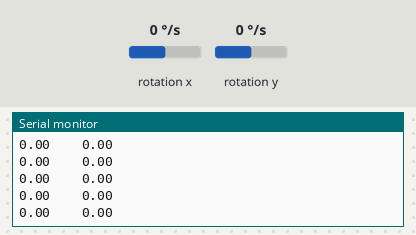
A sketch run on a simulated Arduino Uno, built with avr-gcc and run on an emulated ATmega328P. Parts: the last lines printed to the serial monitor. Wiring (inferred from the names in the program): MPU-6050 motion sensor at I2C address 0x68. Inputs (shaded band) come from the test bench; at power-on: rotation x 0 °/s, rotation y 0 °/s.

Above: at 1.4 s.
1.5 s: rotation x set to -192 °/s
At 1.58 s:
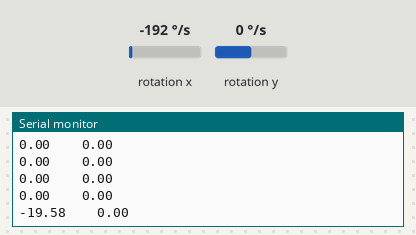
3.0 s: rotation y set to -192 °/s
At 3.0 s:
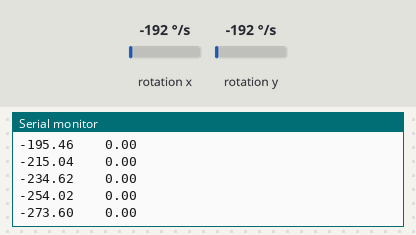
4.5 s: rotation x set to -100 °/s
At 4.53 s:
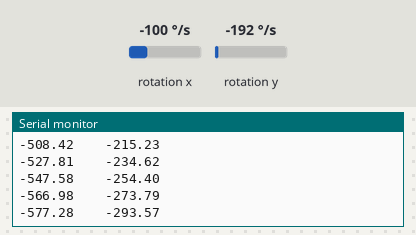
Timing chart, 0 to 7.5 s (numbered marks = the images above; inputs shaded):
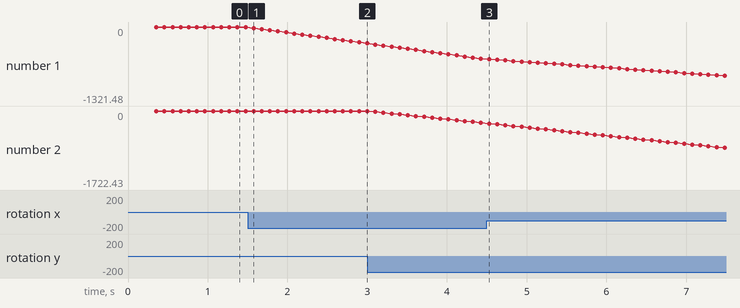

The sketch:

gyroThreeAxis.ino
```cpp
/*
 * Author : kunchala Anil
 * Email : anilkunchalaece@gmail.com
 * Date : 31 May 2018
 *
 * This sketch is used to calculate angle from MPU6050 GyroScope Angular Rate
 * Ingridient of sketch is
 *     Angle = prevAngle + presentAngularRate * dt
 *     prevAngle = Angle
 *
 *     dt -> time elapsed from the last angular rate reading
 *
 *     Offset Value is used to slow the Gyro Drift
 *
 *  For discussion on the code ref : http://forum.arduino.cc/index.php?topic=548675
 */
#include <Wire.h>
const float GYRO_SENSITIVITY_SCALE_FACTOR = 131.0; //for 200 degrees / sec
const int MPU6050_ADDR = 0b1101000;
const byte PWR_REG_ADDR = 0x6B;
const byte GYRO_CONFIG_REG_ADDR = 0x1B;
const byte GYRO_READ_START_ADDR = 0x43;
int16_t gyroX,gyroY;
float rotX,rotY; // It is Angular Rate
float prevRotX=0,prevRotY=0;
unsigned long prevTime=0,currentTime;

float offsetValX,offsetValY;
const int noOfSamplesForOffset = 300;

void setup() {
 Wire.begin();
 Serial.begin(115200);
 configureMPU();

  float totalValX = 0,totalValY = 0;
  for (int i=0; i< noOfSamplesForOffset; i++){
    readGyroX();
    totalValX = totalValX + rotX;
    totalValY = totalValY + rotY;
  }//end of for

 offsetValX = totalValX / noOfSamplesForOffset;
 offsetValY = totalValY / noOfSamplesForOffset;

 Serial.print("offset ValX  ");
 Serial.println(offsetValX);
 Serial.print("  offsetValY  ");
 Serial.println(offsetValY);

}//end of setup

void loop() {
  if(prevTime == 0){
    readGyroX();
    prevTime = millis();
  }else{
    readGyroX();
    currentTime = millis();
    double dt = (currentTime - prevTime)/1000.0;
    prevTime = currentTime;
    rotX =  prevRotX + (rotX-offsetValX)* dt;
    rotY = prevRotY + (rotY-offsetValY)*dt;
    prevRotX = rotX;
    prevRotY = rotY;
    Serial.print(rotX);
    Serial.print("    ");
    Serial.println(rotY);
  }//end of ifElse
  delay(100);
}//end of loop

void readGyroX(){
   Wire.beginTransmission(MPU6050_ADDR);
  Wire.write(GYRO_READ_START_ADDR);  // starting with register 0x3B (ACCEL_XOUT_H)
  Wire.endTransmission(false);
  Wire.requestFrom(MPU6050_ADDR,4,true); //request 4 bytes
  gyroX=Wire.read()<<8|Wire.read();  // 0x43 (GYRO_XOUT_H) & 0x44 (GYRO_XOUT_L)
  gyroY=Wire.read()<<8|Wire.read();
  rotX = gyroX / GYRO_SENSITIVITY_SCALE_FACTOR;
  rotY = gyroY / GYRO_SENSITIVITY_SCALE_FACTOR;
}//end of readGyroX Fcn

void configureMPU(){
  //Power Register
  Wire.beginTransmission(MPU6050_ADDR);
  Wire.write(PWR_REG_ADDR);//Access the power register
  Wire.write(0b00000000);
  Wire.endTransmission();

  //Gyro Config
  Wire.beginTransmission(MPU6050_ADDR);
  Wire.write(GYRO_CONFIG_REG_ADDR);
  Wire.write(0b00000000);
  Wire.endTransmission();
}//end of setUpMPU Fcn
```

Measured:
- after the input at 1.5 s, the serial monitor: prints a new line after 0.08 s (image 1)
- plotted number 1: 0 → -273.6 after the input at 1.5 s, -273.6 → -566.98 after the input at 3.0 s
- plotted number 2: 0 → -273.79 after the input at 3.0 s
